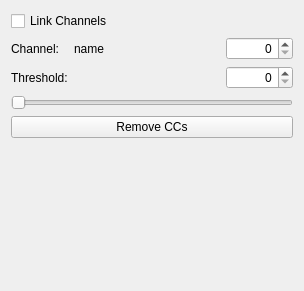
<?xml version="1.0" encoding="UTF-8"?>
<ui version="4.0">
 <class>Form</class>
 <widget class="QWidget" name="Form">
  <property name="geometry">
   <rect>
    <x>0</x>
    <y>0</y>
    <width>304</width>
    <height>291</height>
   </rect>
  </property>
  <property name="windowTitle">
   <string>Form</string>
  </property>
  <layout class="QVBoxLayout" name="verticalLayout">
   <item>
    <layout class="QHBoxLayout" name="horizontalLayout">
     <item>
      <widget class="QCheckBox" name="channelCheckBox">
       <property name="toolTip">
        <string extracomment="Apply single threshold to all channels."/>
       </property>
       <property name="layoutDirection">
        <enum>Qt::LeftToRight</enum>
       </property>
       <property name="text">
        <string>Link Channels</string>
       </property>
      </widget>
     </item>
     <item>
      <spacer name="horizontalSpacer_2">
       <property name="orientation">
        <enum>Qt::Horizontal</enum>
       </property>
       <property name="sizeHint" stdset="0">
        <size>
         <width>40</width>
         <height>20</height>
        </size>
       </property>
      </spacer>
     </item>
    </layout>
   </item>
   <item>
    <layout class="QGridLayout" name="gridLayout">
     <item row="6" column="2">
      <widget class="QSpinBox" name="thresSpinBox">
       <property name="alignment">
        <set>Qt::AlignRight|Qt::AlignTrailing|Qt::AlignVCenter</set>
       </property>
       <property name="maximum">
        <number>100000</number>
       </property>
      </widget>
     </item>
     <item row="3" column="1">
      <widget class="QLabel" name="channelName">
       <property name="text">
        <string>name</string>
       </property>
      </widget>
     </item>
     <item row="3" column="0">
      <widget class="QLabel" name="label">
       <property name="text">
        <string>Channel:</string>
       </property>
      </widget>
     </item>
     <item row="6" column="0">
      <widget class="QLabel" name="thresLabel">
       <property name="text">
        <string>Threshold:</string>
       </property>
      </widget>
     </item>
     <item row="6" column="1">
      <spacer name="horizontalSpacer">
       <property name="orientation">
        <enum>Qt::Horizontal</enum>
       </property>
       <property name="sizeHint" stdset="0">
        <size>
         <width>40</width>
         <height>20</height>
        </size>
       </property>
      </spacer>
     </item>
     <item row="3" column="2">
      <widget class="QSpinBox" name="channelSpinBox">
       <property name="alignment">
        <set>Qt::AlignRight|Qt::AlignTrailing|Qt::AlignVCenter</set>
       </property>
      </widget>
     </item>
    </layout>
   </item>
   <item>
    <layout class="QHBoxLayout" name="horizontalLayout_thres" stretch="">
     <property name="spacing">
      <number>0</number>
     </property>
    </layout>
   </item>
   <item>
    <layout class="QHBoxLayout" name="horizontalLayout_slider">
     <property name="spacing">
      <number>0</number>
     </property>
     <item>
      <widget class="QSlider" name="slider">
       <property name="maximum">
        <number>100000</number>
       </property>
       <property name="pageStep">
        <number>100</number>
       </property>
       <property name="orientation">
        <enum>Qt::Horizontal</enum>
       </property>
      </widget>
     </item>
    </layout>
   </item>
   <item>
    <widget class="QPushButton" name="applyButton">
     <property name="toolTip">
      <string>&lt;html&gt;&lt;head/&gt;&lt;body&gt;&lt;p&gt;Apply all the settings and compute results. If you want to see the final filtering results, don't forget to enable the &lt;span style=&quot; font-weight:600;&quot;&gt;&amp;quot;Final output&amp;quot;&lt;/span&gt; layer in the layer selection widget.&lt;/p&gt;&lt;/body&gt;&lt;/html&gt;</string>
     </property>
     <property name="text">
      <string>Remove CCs</string>
     </property>
    </widget>
   </item>
   <item>
    <spacer name="verticalSpacer">
     <property name="orientation">
      <enum>Qt::Vertical</enum>
     </property>
     <property name="sizeHint" stdset="0">
      <size>
       <width>20</width>
       <height>40</height>
      </size>
     </property>
    </spacer>
   </item>
  </layout>
 </widget>
 <resources/>
 <connections/>
</ui>
